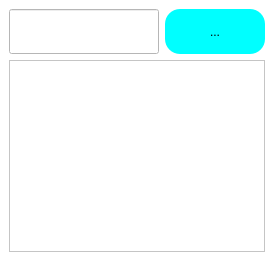
         <widget class="QWidget" name="Home">
          <layout class="QHBoxLayout" name="horizontalLayout_67">
           <property name="leftMargin">
            <number>0</number>
           </property>
           <property name="topMargin">
            <number>0</number>
           </property>
           <property name="rightMargin">
            <number>0</number>
           </property>
           <property name="bottomMargin">
            <number>0</number>
           </property>
           <item>
            <widget class="QWidget" name="widget_59" native="true">
             <property name="styleSheet">
              <string notr="true">background-color: rgb(255, 255, 255);</string>
             </property>
             <layout class="QVBoxLayout" name="verticalLayout_8">
              <item>
               <widget class="QWidget" name="widget_60" native="true">
                <property name="minimumSize">
                 <size>
                  <width>0</width>
                  <height>45</height>
                 </size>
                </property>
                <property name="maximumSize">
                 <size>
                  <width>16777215</width>
                  <height>45</height>
                 </size>
                </property>
                <layout class="QHBoxLayout" name="horizontalLayout_68">
                 <property name="leftMargin">
                  <number>0</number>
                 </property>
                 <property name="topMargin">
                  <number>0</number>
                 </property>
                 <property name="rightMargin">
                  <number>0</number>
                 </property>
                 <property name="bottomMargin">
                  <number>0</number>
                 </property>
                 <item>
                  <widget class="QLineEdit" name="lineEdit">
                   <property name="minimumSize">
                    <size>
                     <width>0</width>
                     <height>45</height>
                    </size>
                   </property>
                   <property name="maximumSize">
                    <size>
                     <width>16777215</width>
                     <height>45</height>
                    </size>
                   </property>
                   <property name="font">
                    <font>
                     <pointsize>12</pointsize>
                    </font>
                   </property>
                   <property name="styleSheet">
                    <string notr="true"/>
                   </property>
                  </widget>
                 </item>
                 <item>
                  <widget class="QToolButton" name="SearchBtn">
                   <property name="minimumSize">
                    <size>
                     <width>100</width>
                     <height>45</height>
                    </size>
                   </property>
                   <property name="maximumSize">
                    <size>
                     <width>100</width>
                     <height>45</height>
                    </size>
                   </property>
                   <property name="styleSheet">
                    <string notr="true">background-color: rgb(0, 255, 255);
border-radius: 15px;</string>
                   </property>
                   <property name="text">
                    <string>...</string>
                   </property>
                   <property name="icon">
                    <iconset resource="res.qrc">
                     <normaloff>:/res/Search.png</normaloff>:/res/Search.png</iconset>
                   </property>
                  </widget>
                 </item>
                </layout>
               </widget>
              </item>
              <item>
               <widget class="QListWidget" name="listWidget"/>
              </item>
             </layout>
            </widget>
           </item>
          </layout>
         </widget>
